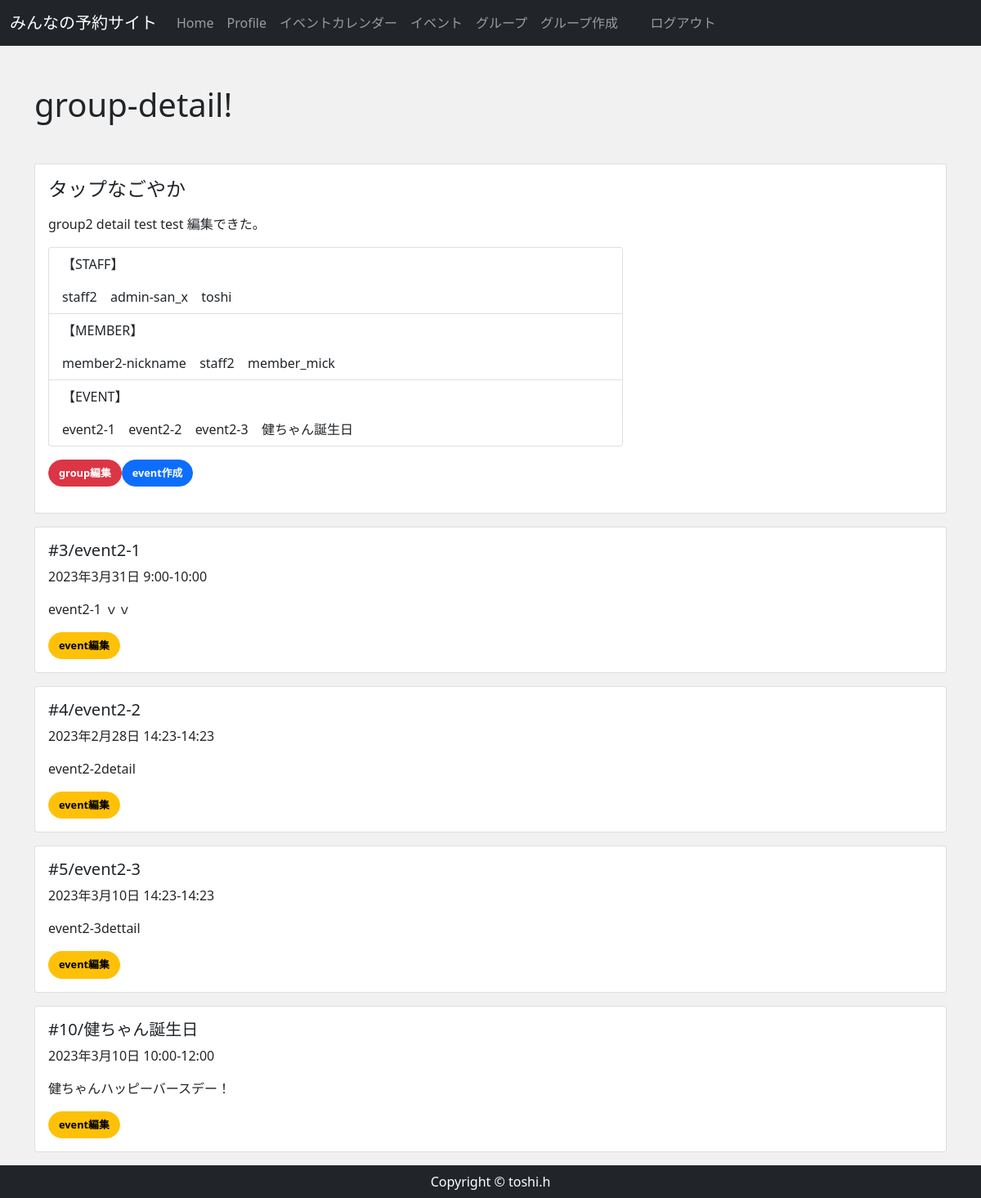
Screenshot of /group_detail/2/ (signed in) with the database file from the repository.
### reservation/models.py (models this page shows, shortened)
class Group(models.Model):
    group_name = models.CharField(max_length=150)
    group_detail = models.TextField()
    group_owner = models.ForeignKey(
        CustomUser,
        unique=False,
        db_index=True,
        related_name='owner',
        on_delete=models.CASCADE
    )

class Event(models.Model):
    event_title = models.CharField(max_length=150)
    event_detail = models.TextField()
    group = models.ForeignKey(Group,  on_delete=models.CASCADE, related_name="group_event")
    event_date = models.DateField()
    start_time = models.TimeField()
    end_time = models.TimeField()

### accounts/models.py (models this page shows, shortened)
class CustomUser(AbstractBaseUser, PermissionsMixin):
    email = models.EmailField(
        verbose_name='email',
        max_length=255,
        unique=True,
        )
    first_name = models.CharField('名', max_length=150)
    last_name = models.CharField('姓', max_length=150)
    nickname = models.CharField('ニックネーム', max_length=150,  null=True, blank=True)
    active = models.BooleanField(default=True)
    staff = models.BooleanField(default=False) #staffかどうか
    admin = models.BooleanField(default=False)
    objects = UserManager()
    EMAIL_FIELD = 'email'
    USERNAME_FIELD = 'email'
    REQUIRED_FIELDS = []
    def __str__(self):
        return self.email
    @property
    def is_active(self):
        return self.active
    class Meta(AbstractBaseUser.Meta):
        db_table = 'custom_user'

### reservation/views.py (the view)
# urls.py: path('group_detail/<int:pk>/',views.GroupDetailView.as_view(), name="group_detail"),
class GroupDetailView(View):
    def get(self, request, *args, **kwargs):
        group_data = Group.objects.get(id=self.kwargs['pk'])
        event_data = Event.objects.filter(group=group_data)
        member_data = ApprovedMember.objects.filter( #memberデータ取得
            group = group_data, approved = True)
        print("--member--")
        for n in member_data:
            print(n.member)
        print("------")
        staff_data = ApprovedStaff.objects.filter( #staffデータ取得
            group = group_data, approved = True)
        print("--staff--")
        for n in staff_data:
            print(n.staff)
        print("-------")
        member_names = {m_data.member for m_data in member_data}
        staff_names = {s_data.staff for s_data in staff_data}
        """グループ加入の承認済みデータのリストに名前があり、かつapprovedでないと別ページにリダイレクトされる"""
        is_group_staff = self.request.user in staff_names
        print("is_group_staff:",is_group_staff)
        print(f"member_names:{member_names}")
        print(request.user in member_names)
        print(f"staff_names:{staff_names}")
        print(request.user in staff_names)
        if (request.user in staff_names) or  (request.user in member_names):
            return render(request, 'reservation/group_detail.html',{
                'group_data':group_data,
                'member_data':member_data,
                'member_names':member_names,
                'staff_names':staff_names,
                'event_data':event_data,
                'is_group_staff':is_group_staff
            })
        else:
            return HttpResponse('<h1>%sさんは%sの詳細は見られません</h1>' % (request.user.nickname, group_data.group_name ))

### reservation/templates/reservation/group_detail.html (shortened to what this page needs)
{% extends 'reservation/base.html' %}
{% block content %}
    <div class="my-5">
        <h1>group-detail!</h1>
    </div>
    <div class="card mb-3 col-lg-auto" style="">
        <div class="row no-gutters">
            <div class="col-md-8">
                <div class="card-body">
                    <h4 class="card-title mb-3"><div hidden>#{{ group_data.pk }}</div>{{ group_data.group_name }}</h4>
                    <p class="card-text mb-3">{{ group_data.group_detail }}</p>
                    <ul class="list-group listgroup-flush mb-3">
                        <li class="list-group-item">
                        <p>【STAFF】</p>
                            {% for s_name in staff_names %}
                            {{s_name.nickname}} &ensp;
                            {% endfor %}
                        </li>
                        <li class="list-group-item">
                        <p>【MEMBER】</p>
                            {% for m_name in member_names %}
                            {{ m_name.nickname }} &ensp;
                            {% endfor %}
                        </li>
                        <li class="list-group-item">
                        <p>【EVENT】</p>
                            {% for event in event_data %}
                            {{ event.event_title }} &ensp;
                            {% endfor %}
                        </li>
                    </ul>
                    {% if is_group_staff %}
                        <a href="{% url 'group_edit' group_data.pk  %} " class="btn btn-danger mb-3">group編集</a><a href="{% url 'event_new' group_data.pk  %} " class="btn btn-primary mb-3">event作成</a>
                    {% endif %}
                </div>
            </div>
        </div>
    </div>
    {% for event in event_data %}
             <div class="card mb-3 col-lg-auto">
                <div class="card-body">
                    <h5 class="card-title">#{{ event.id }}/{{ event.event_title }}</h5>
                    <p>{{event.event_date}} {{ event.start_time }}-{{ event.end_time }}</p>
                    <p class="card-text">{{ event.event_detail|truncatechars:100 }}</p>
                    {% if is_group_staff %}
                        <a href="{% url 'event_edit' event.pk  %} " class="btn btn-warning">event編集</a>
                    {% endif %}
                </div>
            </div>
        {% endfor %}
{% endblock %}

### reservation/static/css/rsv_style.css (style rules this page uses)
* { margin: 0; padding: 0; box-sizing: border-box; }
.btn { font-size: 80%; border-radius: 5rem; font-weight: bold; }

### rows the page displays
Group: group_name "タップなごやか", group_detail "group2 detail test test 編集できた。"
CustomUser: nickname "staff2"
CustomUser: nickname "admin-san_x"
CustomUser: nickname "toshi"
CustomUser: nickname "member2-nickname"
CustomUser: nickname "member_mick"
Event: event_title "event2-1", id "3", event_date "2023年3月31日", start_time "9:00", end_time "10:00", event_detail "event2-1 ｖｖ"
Event: event_title "event2-2", id "4", event_date "2023年2月28日", start_time "14:23", end_time "14:23", event_detail "event2-2detail"
Event: event_title "event2-3", id "5", event_date "2023年3月10日", start_time "14:23", end_time "14:23", event_detail "event2-3dettail"
Event: event_title "健ちゃん誕生日", id "10", event_date "2023年3月10日", start_time "10:00", end_time "12:00", event_detail "健ちゃんハッピーバースデー！"
